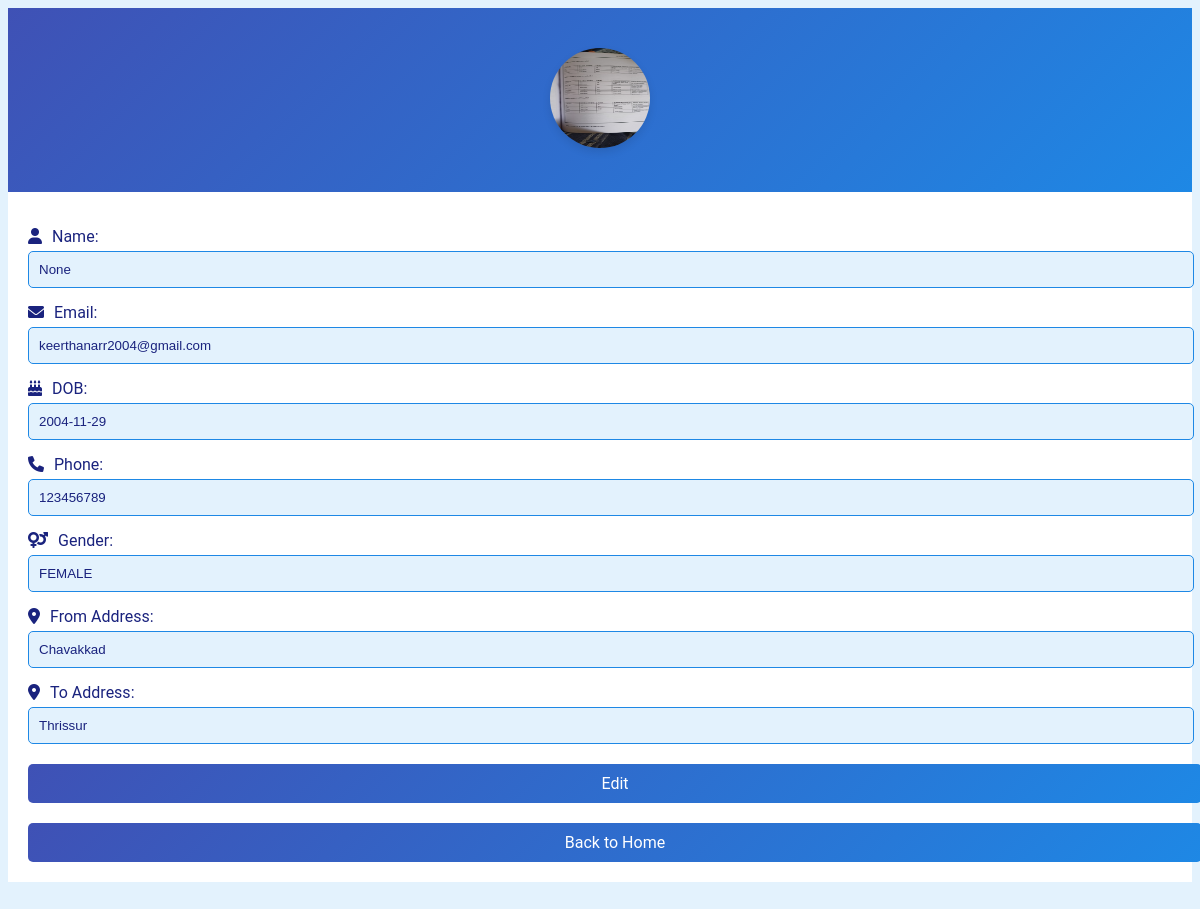
The page /profile/ (signed in) on the database its author committed.
### stc/models.py (models this page shows, shortened)
class user(models.Model):
    name = models.CharField(max_length=150, null=True, blank=True)
    email = models.EmailField(unique=True)
    password = models.CharField(max_length=150)
    gender_choices = (
        ('MALE', 'male'),
        ('FEMALE', 'female'),
        ('OTHERS', 'others'),
    )
    gender = models.CharField(choices=gender_choices, max_length=150, null=True, blank=True)
    image = models.ImageField(upload_to='userimg/', null=True, blank=True)
    phonenumber = models.IntegerField(null=True, blank=True)
    dob = models.DateField(null=True)
    from_address = models.CharField(max_length=255, blank=True)
    to_address = models.CharField(max_length=255, blank=True)

### stc/views.py (the view)
# urls.py: path('profile/',views.profile,name='profile'),
def profile(request):
    if 'email' in request.session:
        email=request.session['email']
        usr=models.user.objects.get(email=email)
    return render(request,"profile.html",{'usr':usr})

### stc/templates/profile.html (shortened to what this page needs)
<!DOCTYPE html>
<html lang="en">
<head>
    <link rel="stylesheet" href="https://cdnjs.cloudflare.com/ajax/libs/font-awesome/6.0.0-beta3/css/all.min.css">
</head>
<body>
    <div class="profile-container">
        <form method="POST" enctype="multipart/form-data">
            <div class="profile-header">
                <img class="profile-pic" src="{{ usr.image.url }}" alt="Profile Picture">
            </div>
            <div class="profile-body">
                <div class="profile-field">
                    <label for="name"><i class="fas fa-user"></i> Name:</label>
                    <input type="text" id="name" name="name" value="{{ usr.name }}" readonly>
                </div>
                <div class="profile-field">
                    <label for="email"><i class="fas fa-envelope"></i> Email:</label>
                    <input type="email" id="email" name="email" value="{{ usr.email }}" readonly>
                </div>
                <div class="profile-field">
                    <label for="dob"><i class="fas fa-birthday-cake"></i> DOB:</label>
                    <input type="text" id="dob" name="dob" value="{{ usr.dob|date:'Y-m-d' }}" readonly>
                </div>
                <div class="profile-field">
                    <label for="phone"><i class="fas fa-phone"></i> Phone:</label>
                    <input type="tel" id="tel" name="phonenumber" value="{{ usr.phonenumber }}" readonly>
                </div>
                <div class="profile-field">
                    <label for="gender"><i class="fas fa-venus-mars"></i> Gender:</label>
                    <input type="text" id="gender" name="gender" value="{{ usr.gender }}" readonly>
                </div>
                <div class="profile-field">
                    <label for="from-address"><i class="fas fa-map-marker-alt"></i> From Address:</label>
                    <input type="text" id="from-address" name="from_address" value="{{ usr.from_address }}" readonly>
                </div>
                <div class="profile-field">
                    <label for="to-address"><i class="fas fa-map-marker-alt"></i> To Address:</label>
                    <input type="text" id="to-address" name="to_address" value="{{ usr.to_address }}" readonly>
                </div>
                <a href="/edit/{{ usr.id }}/" class="edit-button">Edit</a>
                <a href="/" class="edit-button">Back to Home</a>
            </div>
        </form>
    </div>
</body>
</html>

### stc/templates/profile.html (style rules this page uses)
body { font-family: 'Roboto', sans-serif; background-color: #e3f2fd; color: #1a237e; align-items: center; height: 120vh; }
.profile-container { background-color: #ffffff; }
.profile-header { position: relative; text-align: center; background: linear-gradient(135deg, #3f51b5, #1e88e5); color: white; padding: 20px; }
.profile-pic { border-radius: 50%; width: 100px; height: 100px; margin-top: 20px; position: relative; z-index: 2; box-shadow: 0 4px 8px rgba(0, 0, 0, 0.1); }
.profile-body { padding: 20px; }
.profile-field { margin: 15px 0; text-align: left; }
.profile-field label { display: flex; align-items: center; margin-bottom: 5px; color: #1a237e; }
.profile-field label i { margin-right: 10px; }
.profile-field input { width: 100%; padding: 10px; border: 1px solid #1e88e5; border-radius: 5px; background-color: #e3f2fd; color: #1a237e; }
.edit-button { background: linear-gradient(135deg, #3f51b5, #1e88e5); border: none; border-radius: 5px; color: #fff; cursor: pointer; padding: 10px 15px; margin-top: 20px; text-align: center; width: 100%; text-decoration: none; display: block; }

### rows shown on the page
user: image (picture), name "None", email "keerthanarr2004@gmail.com", dob "2004-11-29", phonenumber "123456789", gender "FEMALE", from_address "Chavakkad", to_address "Thrissur"
